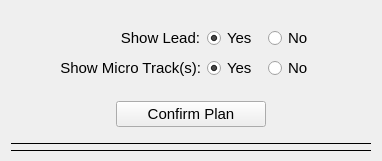
    <widget class="QWidget" name="planShowWig" native="true">
     <property name="sizePolicy">
      <sizepolicy hsizetype="MinimumExpanding" vsizetype="Preferred">
       <horstretch>0</horstretch>
       <verstretch>0</verstretch>
      </sizepolicy>
     </property>
     <property name="font">
      <font>
       <family>Arial</family>
       <pointsize>11</pointsize>
      </font>
     </property>
     <layout class="QGridLayout" name="gridLayout_49">
      <property name="bottomMargin">
       <number>0</number>
      </property>
      <item row="1" column="3" alignment="Qt::AlignHCenter">
       <widget class="QRadioButton" name="planShowElecPlotN">
        <property name="sizePolicy">
         <sizepolicy hsizetype="Fixed" vsizetype="Preferred">
          <horstretch>0</horstretch>
          <verstretch>0</verstretch>
         </sizepolicy>
        </property>
        <property name="minimumSize">
         <size>
          <width>55</width>
          <height>0</height>
         </size>
        </property>
        <property name="font">
         <font>
          <family>Arial</family>
          <pointsize>11</pointsize>
         </font>
        </property>
        <property name="text">
         <string>No</string>
        </property>
        <attribute name="buttonGroup">
         <string notr="true">planShowLeadButtonGroup</string>
        </attribute>
       </widget>
      </item>
      <item row="2" column="3" alignment="Qt::AlignHCenter">
       <widget class="QRadioButton" name="planShowMERTracksPlotN">
        <property name="sizePolicy">
         <sizepolicy hsizetype="Fixed" vsizetype="Preferred">
          <horstretch>0</horstretch>
          <verstretch>0</verstretch>
         </sizepolicy>
        </property>
        <property name="minimumSize">
         <size>
          <width>55</width>
          <height>0</height>
         </size>
        </property>
        <property name="font">
         <font>
          <family>Arial</family>
          <pointsize>11</pointsize>
         </font>
        </property>
        <property name="text">
         <string>No</string>
        </property>
        <attribute name="buttonGroup">
         <string notr="true">planShowMERTracksButtonGroup</string>
        </attribute>
       </widget>
      </item>
      <item row="2" column="1" alignment="Qt::AlignHCenter">
       <widget class="QLabel" name="label_51">
        <property name="sizePolicy">
         <sizepolicy hsizetype="Fixed" vsizetype="Preferred">
          <horstretch>0</horstretch>
          <verstretch>0</verstretch>
         </sizepolicy>
        </property>
        <property name="minimumSize">
         <size>
          <width>140</width>
          <height>0</height>
         </size>
        </property>
        <property name="font">
         <font>
          <family>Arial</family>
          <pointsize>11</pointsize>
         </font>
        </property>
        <property name="text">
         <string>Show Micro Track(s):</string>
        </property>
        <property name="alignment">
         <set>Qt::AlignRight|Qt::AlignTrailing|Qt::AlignVCenter</set>
        </property>
       </widget>
      </item>
      <item row="1" column="2" alignment="Qt::AlignHCenter">
       <widget class="QRadioButton" name="planShowElecPlotY">
        <property name="sizePolicy">
         <sizepolicy hsizetype="Fixed" vsizetype="Preferred">
          <horstretch>0</horstretch>
          <verstretch>0</verstretch>
         </sizepolicy>
        </property>
        <property name="minimumSize">
         <size>
          <width>55</width>
          <height>0</height>
         </size>
        </property>
        <property name="font">
         <font>
          <family>Arial</family>
          <pointsize>11</pointsize>
         </font>
        </property>
        <property name="text">
         <string>Yes</string>
        </property>
        <property name="checked">
         <bool>true</bool>
        </property>
        <attribute name="buttonGroup">
         <string notr="true">planShowLeadButtonGroup</string>
        </attribute>
       </widget>
      </item>
      <item row="2" column="2" alignment="Qt::AlignHCenter">
       <widget class="QRadioButton" name="planShowMERTracksPlotY">
        <property name="sizePolicy">
         <sizepolicy hsizetype="Fixed" vsizetype="Preferred">
          <horstretch>0</horstretch>
          <verstretch>0</verstretch>
         </sizepolicy>
        </property>
        <property name="minimumSize">
         <size>
          <width>55</width>
          <height>0</height>
         </size>
        </property>
        <property name="font">
         <font>
          <family>Arial</family>
          <pointsize>11</pointsize>
         </font>
        </property>
        <property name="text">
         <string>Yes</string>
        </property>
        <property name="checked">
         <bool>true</bool>
        </property>
        <attribute name="buttonGroup">
         <string notr="true">planShowMERTracksButtonGroup</string>
        </attribute>
       </widget>
      </item>
      <item row="1" column="1" alignment="Qt::AlignHCenter">
       <widget class="QLabel" name="label_38">
        <property name="sizePolicy">
         <sizepolicy hsizetype="Fixed" vsizetype="Preferred">
          <horstretch>0</horstretch>
          <verstretch>0</verstretch>
         </sizepolicy>
        </property>
        <property name="minimumSize">
         <size>
          <width>140</width>
          <height>0</height>
         </size>
        </property>
        <property name="font">
         <font>
          <family>Arial</family>
          <pointsize>11</pointsize>
         </font>
        </property>
        <property name="text">
         <string>Show Lead:</string>
        </property>
        <property name="alignment">
         <set>Qt::AlignRight|Qt::AlignTrailing|Qt::AlignVCenter</set>
        </property>
       </widget>
      </item>
      <item row="1" column="0" rowspan="2">
       <spacer name="horizontalSpacer_4">
        <property name="orientation">
         <enum>Qt::Horizontal</enum>
        </property>
        <property name="sizeType">
         <enum>QSizePolicy::MinimumExpanding</enum>
        </property>
        <property name="sizeHint" stdset="0">
         <size>
          <width>40</width>
          <height>20</height>
         </size>
        </property>
       </spacer>
      </item>
      <item row="0" column="0" colspan="4">
       <spacer name="verticalSpacer_4">
        <property name="orientation">
         <enum>Qt::Vertical</enum>
        </property>
        <property name="sizeType">
         <enum>QSizePolicy::Fixed</enum>
        </property>
        <property name="sizeHint" stdset="0">
         <size>
          <width>20</width>
          <height>15</height>
         </size>
        </property>
       </spacer>
      </item>
      <item row="3" column="0" colspan="4">
       <spacer name="verticalSpacer_2">
        <property name="orientation">
         <enum>Qt::Vertical</enum>
        </property>
        <property name="sizeType">
         <enum>QSizePolicy::Fixed</enum>
        </property>
        <property name="sizeHint" stdset="0">
         <size>
          <width>20</width>
          <height>15</height>
         </size>
        </property>
       </spacer>
      </item>
      <item row="4" column="0" colspan="5" alignment="Qt::AlignHCenter">
       <widget class="QPushButton" name="planConfirmButton">
        <property name="sizePolicy">
         <sizepolicy hsizetype="Fixed" vsizetype="Fixed">
          <horstretch>0</horstretch>
          <verstretch>0</verstretch>
         </sizepolicy>
        </property>
        <property name="minimumSize">
         <size>
          <width>150</width>
          <height>0</height>
         </size>
        </property>
        <property name="font">
         <font>
          <family>Arial</family>
          <pointsize>11</pointsize>
         </font>
        </property>
        <property name="text">
         <string>Confirm Plan</string>
        </property>
       </widget>
      </item>
      <item row="5" column="0" colspan="5">
       <widget class="QWidget" name="widget_15" native="true">
        <property name="minimumSize">
         <size>
          <width>0</width>
          <height>0</height>
         </size>
        </property>
        <property name="font">
         <font>
          <family>Arial</family>
          <pointsize>11</pointsize>
         </font>
        </property>
        <layout class="QVBoxLayout" name="verticalLayout">
         <property name="spacing">
          <number>4</number>
         </property>
         <property name="leftMargin">
          <number>0</number>
         </property>
         <property name="rightMargin">
          <number>0</number>
         </property>
         <item>
          <widget class="Line" name="line_13">
           <property name="sizePolicy">
            <sizepolicy hsizetype="Fixed" vsizetype="Fixed">
             <horstretch>0</horstretch>
             <verstretch>0</verstretch>
            </sizepolicy>
           </property>
           <property name="minimumSize">
            <size>
             <width>360</width>
             <height>0</height>
            </size>
           </property>
           <property name="font">
            <font>
             <family>Arial</family>
             <pointsize>11</pointsize>
            </font>
           </property>
           <property name="frameShadow">
            <enum>QFrame::Plain</enum>
           </property>
           <property name="orientation">
            <enum>Qt::Horizontal</enum>
           </property>
          </widget>
         </item>
         <item>
          <widget class="Line" name="line_14">
           <property name="sizePolicy">
            <sizepolicy hsizetype="Fixed" vsizetype="Fixed">
             <horstretch>0</horstretch>
             <verstretch>0</verstretch>
            </sizepolicy>
           </property>
           <property name="minimumSize">
            <size>
             <width>360</width>
             <height>0</height>
            </size>
           </property>
           <property name="font">
            <font>
             <family>Arial</family>
             <pointsize>11</pointsize>
            </font>
           </property>
           <property name="frameShadow">
            <enum>QFrame::Plain</enum>
           </property>
           <property name="orientation">
            <enum>Qt::Horizontal</enum>
           </property>
          </widget>
         </item>
        </layout>
       </widget>
      </item>
      <item row="1" column="4" rowspan="2">
       <spacer name="horizontalSpacer_5">
        <property name="orientation">
         <enum>Qt::Horizontal</enum>
        </property>
        <property name="sizeType">
         <enum>QSizePolicy::MinimumExpanding</enum>
        </property>
        <property name="sizeHint" stdset="0">
         <size>
          <width>40</width>
          <height>20</height>
         </size>
        </property>
       </spacer>
      </item>
     </layout>
    </widget>
